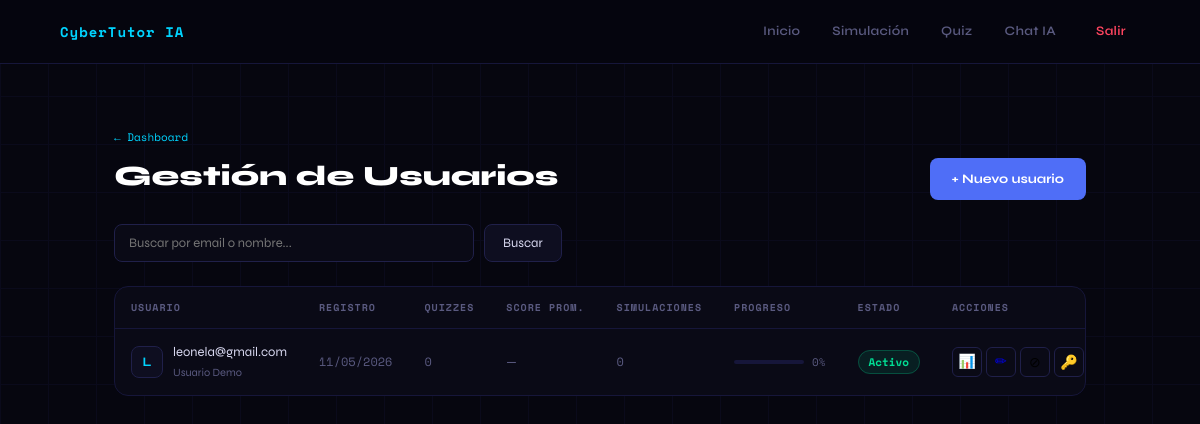
The app's page /admin/users (signed in) with its own data.
### app/models/user.py (models this page shows, shortened)
class User(db.Model, UserMixin):
    __tablename__ = 'user'
    id           = db.Column(db.Integer, primary_key=True)
    email        = db.Column(db.String(100), unique=True, nullable=False)
    password     = db.Column(db.String(255), nullable=False)
    name         = db.Column(db.String(100), default='')
    is_admin     = db.Column(db.Boolean, default=False)
    is_active    = db.Column(db.Boolean, default=True)
    created_at   = db.Column(db.DateTime, default=datetime.utcnow)
    last_login   = db.Column(db.DateTime, nullable=True)
    quiz_results       = db.relationship('QuizResult',       backref='user', lazy=True, cascade='all, delete-orphan')
    simulation_results = db.relationship('SimulationResult', backref='user', lazy=True, cascade='all, delete-orphan')
    course_visits      = db.relationship('CourseVisit',      backref='user', lazy=True, cascade='all, delete-orphan')
    @property
    def quiz_count(self):
        return len(self.quiz_results)
    @property
    def avg_quiz_score(self):
        if not self.quiz_results:
            return 0
        return round(sum(r.score for r in self.quiz_results) / len(self.quiz_results))
    @property
    def simulation_count(self):
        return len(self.simulation_results)
    @property
    def simulation_correct(self):
        return sum(1 for r in self.simulation_results if r.is_correct)
    @property
    def courses_visited(self):
        return len(set(v.course_id for v in self.course_visits))
    @property
    def overall_progress(self):
        quiz_score   = self.avg_quiz_score * 0.4          # 40%
        sim_score    = (self.simulation_correct / max(self.simulation_count, 1)) * 100 * 0.3  # 30%
        course_score = min(self.courses_visited / 4, 1) * 100 * 0.3   # 30% (4 cursos total)
        return round(quiz_score + sim_score + course_score)

### app/routes/admin.py (the view)
@admin.route('/users')
@login_required
@admin_required
def users():
    search = request.args.get('q', '').strip()
    page   = request.args.get('page', 1, type=int)
    query = User.query.filter_by(is_admin=False)
    if search:
        query = query.filter(User.email.ilike(f'%{search}%') | User.name.ilike(f'%{search}%'))
    users_paginated = query.order_by(User.created_at.desc()).paginate(page=page, per_page=15)
    return render_template('admin/users_admin.html', users=users_paginated, search=search)

### app/routes/admin.py (called while the page is built)
def admin_required(f):
    @wraps(f)
    def decorated(*args, **kwargs):
        if not current_user.is_authenticated or not current_user.is_admin:
            flash('Acceso restringido al panel de administrador.', 'error')
            return redirect(url_for('main.home'))
        return f(*args, **kwargs)
    return decorated

### app/templates/admin/users_admin.html (shortened to what this page needs)
{% extends "base.html" %}
{% block content %}
<div class="adm-page">
  <div class="adm-header">
    <div>
      <div class="adm-eyebrow"><a href="{{ url_for('admin.dashboard') }}" class="adm-back">← Dashboard</a></div>
      <h1 class="adm-title">Gestión de Usuarios</h1>
    </div>
    <a href="{{ url_for('admin.create_user') }}" class="btn-adm-primary">+ Nuevo usuario</a>
  </div>
  <form method="GET" class="search-form">
    <input type="text" name="q" value="{{ search }}" placeholder="Buscar por email o nombre..." class="search-input">
    <button type="submit" class="search-btn">Buscar</button>
  </form>
  <div class="adm-card" style="padding:0; overflow:hidden;">
    <div class="adm-table-wrap">
      <table class="adm-table">
        <thead>
          <tr>
            <th>Usuario</th>
            <th>Registro</th>
            <th>Quizzes</th>
            <th>Score Prom.</th>
            <th>Simulaciones</th>
            <th>Progreso</th>
            <th>Estado</th>
            <th>Acciones</th>
          </tr>
        </thead>
        <tbody>
          {% for user in users.items %}
          <tr id="row-{{ user.id }}">
            <td>
              <div class="td-user">
                <div class="user-avatar {% if not user.is_active %}avatar-inactive{% endif %}">
                  {{ user.email[0].upper() }}
                </div>
                <div>
                  <div class="td-email">{{ user.email }}</div>
                  {% if user.name %}<div class="td-name">{{ user.name }}</div>{% endif %}
                </div>
              </div>
            </td>
            <td class="td-muted td-mono">{{ user.created_at.strftime('%d/%m/%Y') }}</td>
            <td class="td-muted td-mono">{{ user.quiz_count }}</td>
            <td>
              {% if user.avg_quiz_score > 0 %}
              <span class="score-pill {% if user.avg_quiz_score >= 90 %}pill-green{% elif user.avg_quiz_score >= 70 %}pill-blue{% elif user.avg_quiz_score >= 50 %}pill-yellow{% else %}pill-red{% endif %}">
                {{ user.avg_quiz_score }}%
              </span>
              {% else %}
              <span class="td-muted">—</span>
              {% endif %}
            </td>
            <td class="td-muted td-mono">{{ user.simulation_count }}</td>
            <td>
              <div style="display:flex; align-items:center; gap:8px;">
                <div class="mini-progress">
                </div>
                <span class="mini-pct">{{ user.overall_progress }}%</span>
              </div>
            </td>
            <td>
              <span class="status-pill {% if user.is_active %}status-active{% else %}status-inactive{% endif %}" id="status-{{ user.id }}">
                {{ 'Activo' if user.is_active else 'Inactivo' }}
              </span>
            </td>
            <td>
              <div class="action-row">
                <a href="{{ url_for('admin.user_progress', user_id=user.id) }}" class="btn-action btn-progress" title="Ver progreso">📊</a>
                <a href="{{ url_for('admin.edit_user', user_id=user.id) }}" class="btn-action btn-edit" title="Editar">✏</a>
                <button class="btn-action btn-toggle" onclick="toggleUser({{ user.id }})" title="{{ 'Desactivar' if user.is_active else 'Activar' }}" id="toggle-{{ user.id }}">
                </button>
                <button class="btn-action btn-reset" onclick="openResetModal({{ user.id }}, '{{ user.email }}')" title="Resetear contraseña">🔑</button>
              </div>
            </td>
          </tr>
          {% else %}
          <tr><td colspan="8" class="adm-empty">No se encontraron usuarios{% if search %} para "{{ search }}"{% endif %}.</td></tr>
          {% endfor %}
        </tbody>
      </table>
    </div>
  </div>
</div>
{% endblock %}

### app/templates/base.html (shortened to what this page needs)
<!DOCTYPE html>
<html lang="es">
<head>
  <link rel="stylesheet" href="{{ url_for('static', filename='css/style.css') }}">
</head>
<body>
<header class="navbar">
  <h2>CyberTutor IA</h2>
  <nav>
    <a href="/">Inicio</a>
    <a href="/simulation">Simulación</a>
    <a href="/quiz">Quiz</a>
    <a href="/chat">Chat IA</a>
    <a href="/auth/logout" style="color: var(--danger); margin-left: 8px;">Salir</a>
  </nav>
</header>
<main class="container">
  {% block content %}{% endblock %}
</main>
</body>
</html>

### app/static/css/style.css (style rules this page uses)
:root { --bg: #06060f; --bg2: #0a0a16; --bg3: #0e0e20; --surface: #12122a; --border: #16163a; --border2: #20204a; --accent: #4f6ef7; --accent2: #00d4ff; --danger: #ff4560; --warning: #ffa040; --safe: #00e096; --yellow: #ffcc44; --text: #d8d8f0; --muted: #5a5a80; --mono: 'Space Mono', monospace; --sans: 'Syne', sans-serif; --radius: 12px; --radius-lg: 16px; }
*, *::before, *::after { box-sizing: border-box; margin: 0; padding: 0; }
html { scroll-behavior: smooth; }
body { background: var(--bg); color: var(--text); font-family: var(--sans); font-size: 16px; line-height: 1.7; min-height: 100vh; overflow-x: hidden; }
body::before { content: ''; position: fixed; inset: 0; background-image: linear-gradient(var(--border) 1px, transparent 1px), linear-gradient(90deg, var(--border) 1px, transparent 1px); background-size: 48px 48px; opacity: 0.3; pointer-events: none; z-index: 0; }
.navbar { display: flex; justify-content: space-between; align-items: center; background: rgba(6, 6, 15, 0.92); backdrop-filter: blur(12px); border-bottom: 1px solid var(--border); padding: 0 5%; height: 64px; position: sticky; top: 0; z-index: 200; }
.navbar h2 { font-family: var(--mono); font-size: 14px; font-weight: 700; color: var(--accent2); letter-spacing: 1px; }
.navbar nav { display: flex; align-items: center; gap: 4px; }
.navbar nav a { color: var(--muted); text-decoration: none; font-size: 13px; font-weight: 600; padding: 8px 14px; border-radius: 8px; transition: color 0.2s, background 0.2s; letter-spacing: 0.3px; }
.container { position: relative; z-index: 1; padding: 2rem 5%; max-width: 1200px; margin: 0 auto; }

### records on screen
User: email "L", email "leonela@gmail.com", name "Usuario Demo", created_at "11/05/2026", quiz_count "0", simulation_count "0", overall_progress "0", is_active "Activo"
